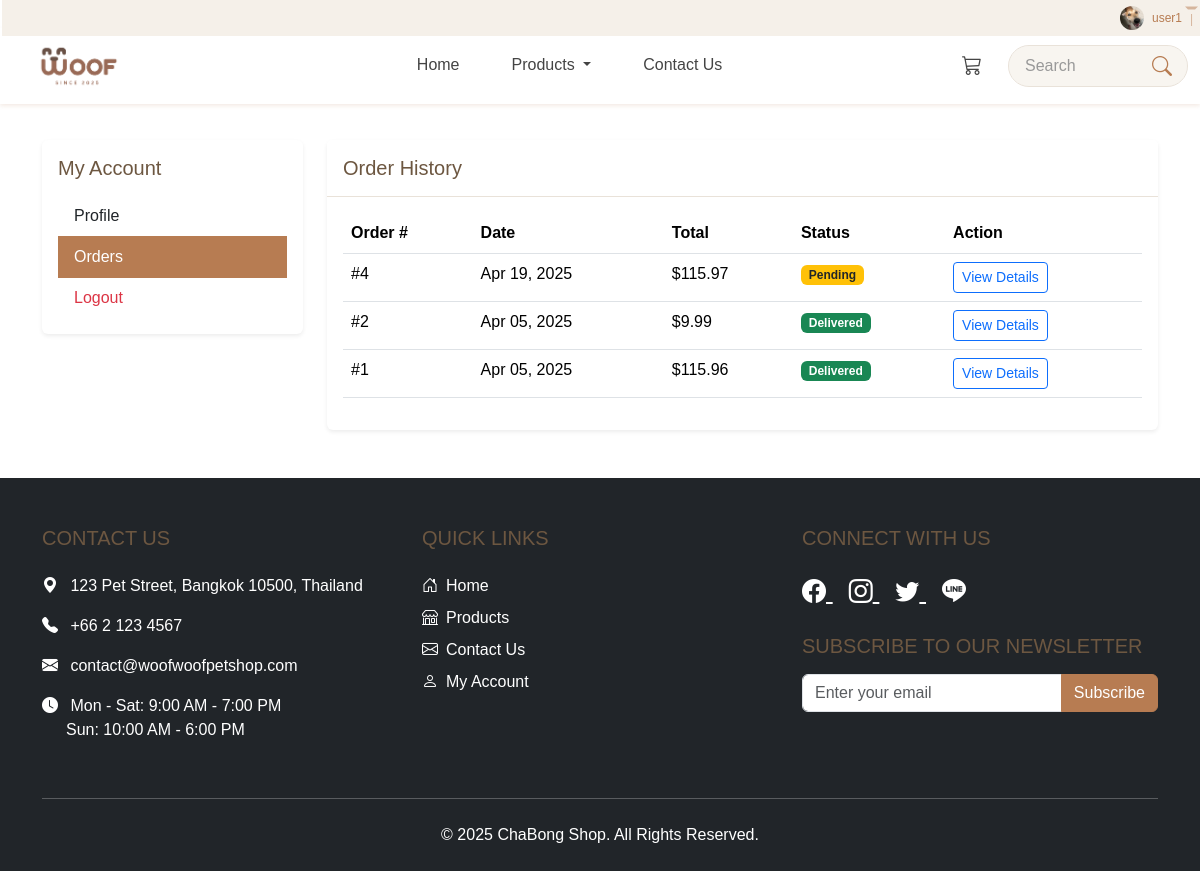
The app's page /user/orders (signed in), older data.
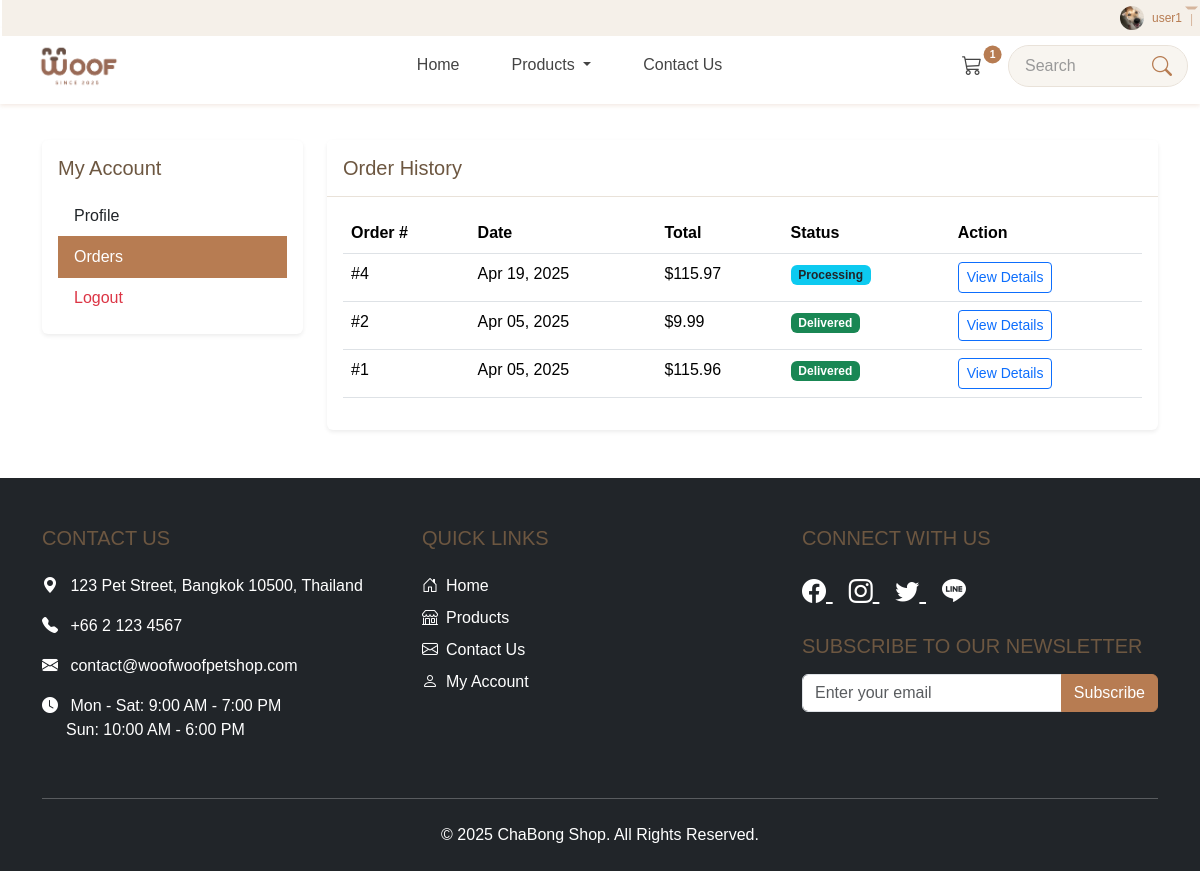
The same page, newer data.
### tables this page shows
CREATE TABLE `orders` (
  `id` int(11) NOT NULL,
  `user_id` int(11) NOT NULL,
  `name` varchar(100) NOT NULL,
  `email` varchar(100) NOT NULL,
  `address` varchar(255) NOT NULL,
  `city` varchar(100) NOT NULL,
  `postal_code` varchar(20) NOT NULL,
  `phone` varchar(20) DEFAULT NULL,
  `total_amount` decimal(10,2) NOT NULL,
  `status` enum('pending','processing','shipped','delivered','cancelled') NOT NULL DEFAULT 'pending',
  `created_at` timestamp NOT NULL DEFAULT current_timestamp(),
  `updated_at` timestamp NOT NULL DEFAULT current_timestamp() ON UPDATE current_timestamp()
);

### controllers/UserController.php (called while the page is built, shortened)
<?php
require_once 'includes/SessionManager.php';
class UserController {
    public function orders() {
        require_once 'models/Order.php';
        $orderModel = new Order();
        $orders = $orderModel->getOrdersByUserId($_SESSION['user_id']);
        include VIEWS_PATH . 'layouts/header.php';
        include VIEWS_PATH . 'user/orders.php';
        include VIEWS_PATH . 'layouts/footer.php';
    }
}

### config/database.php (called while the page is built, shortened)
<?php
class Database {
    private $host = 'localhost';
    private $username = 'root';
    private $password = '';
    private $dbname = 'chabong_shop';
    private $conn;
    public function __construct() {
        try {
            $this->conn = new mysqli($this->host, $this->username, $this->password, $this->dbname);
            $this->conn->set_charset("utf8mb4");
        } catch (Exception $e) {
            echo 'Database Connection Error: ' . $e->getMessage();
            exit;
        }
    }
    public function getConnection() {
        return $this->conn;
    }
}

### models/Order.php (called while the page is built, shortened)
<?php
class Order
{
    public $db;
    private $table = 'orders';
    public function __construct()
    {
        $database = new Database();
        $this->db = $database->getConnection();
    }
    public function getOrdersByUserId($userId)
    {
        $userId = (int)$userId;
        $sql = "SELECT * FROM {$this->table} WHERE user_id = {$userId} ORDER BY created_at DESC";
        return $this->db->query($sql);
    }
}

### includes/SessionManager.php (called while the page is built, shortened)
<?php
class SessionManager {
    public static function isUserLoggedIn() {
        return isset($_SESSION['user_id']) &&
               (!isset($_SESSION['user_type']) || $_SESSION['user_type'] === 'user');
    }
}

### models/Cart.php (called while the page is built, shortened)
<?php
class Cart {
    private $db;
    private $table = 'cart_items';
    public function __construct() {
        $database = new Database();
        $this->db = $database->getConnection();
    }
    public function countItems($userId) {
        $userId = (int)$userId;
        $sql = "SELECT COUNT(*) as count FROM {$this->table} WHERE user_id = {$userId}";
        $result = $this->db->query($sql);
        if ($result && $result->num_rows > 0) {
            return (int)$result->fetch_assoc()['count'];
        }
        return 0;
    }
}

### views/user/orders.php (the view, shortened to what the changed rows need)
<div class="container py-5">
    <div class="row">
        <div class="col-lg-9">
            <div class="card border-0 shadow-sm">
                <div class="card-body">
                    <?php if ($orders && $orders->num_rows > 0): ?>
                        <div class="table-responsive">
                            <table class="table table-hover">
                                <thead>
                                    <tr>
                                        <th>Order #</th>
                                        <th>Date</th>
                                        <th>Total</th>
                                        <th>Status</th>
                                        <th>Action</th>
                                    </tr>
                                </thead>
                                <tbody>
                                    <?php while ($order = $orders->fetch_assoc()): ?>
                                        <tr>
                                            <td>#<?php echo $order['id']; ?></td>
                                            <td><?php echo date('M d, Y', strtotime($order['created_at'])); ?></td>
                                            <td>$<?php echo number_format($order['total_amount'], 2); ?></td>
                                            <td>
                                                <?php
                                                $statusClass = 'bg-secondary';
                                                $statusText = ucfirst($order['status']);
                                                switch($order['status']) {
                                                    case 'pending':
                                                        $statusClass = 'bg-warning text-dark';
                                                        break;
                                                    case 'processing':
                                                        $statusClass = 'bg-info text-dark';
                                                        break;
                                                    case 'delivered':
                                                        $statusClass = 'bg-success';
                                                        break;
                                                }
                                                ?>
                                                <span class="badge <?php echo $statusClass; ?>"><?php echo $statusText; ?></span>
                                            </td>
                                            <td>
                                                <a href="<?php echo SITE_URL; ?>user/order-detail/<?php echo $order['id']; ?>" class="btn btn-sm btn-outline-primary">View Details</a>
                                            </td>
                                        </tr>
                                    <?php endwhile; ?>
                                </tbody>
                            </table>
                        </div>
                    <?php endif; ?>
                </div>
            </div>
        </div>
    </div>
</div>

### views/layouts/header.php (shortened to what the changed rows need)
<?php
require_once __DIR__ . '/../../includes/SessionManager.php';
?>
<!DOCTYPE html>
<html lang="en">
<head>
    <link href="https://cdn.jsdelivr.net/npm/bootstrap@5.3.3/dist/css/bootstrap.min.css" rel="stylesheet">
    <link rel="stylesheet" href="https://cdn.jsdelivr.net/npm/bootstrap-icons@1.11.3/font/bootstrap-icons.min.css">
    <link rel="stylesheet" href="<?php echo SITE_URL; ?>public/css/style.css">
    <link rel="stylesheet" href="<?php echo SITE_URL; ?>public/css/alert.css">
</head>
<body>
    <header>
                <?php if(SessionManager::isUserLoggedIn()): ?>
                        <?php
                        $db = new Database();
                        ?>
                <?php else: ?>
                    <a href="<?php echo SITE_URL; ?>user/login" class="utility-btn me-2">Sign In</a>
                    <a href="<?php echo SITE_URL; ?>user/signup" class="utility-btn">Sign Up</a>
                <?php endif; ?>
        <nav class="navbar navbar-expand-lg fixed-top">
            <div class="container-fluid">
                <?php if(SessionManager::isUserLoggedIn()): ?>
                        <?php
                        require_once 'models/Cart.php';
                        $cartModel = new Cart();
                        ?>
                <?php endif; ?>
                <?php if(SessionManager::isUserLoggedIn()): ?>
                <div class="nav-item d-none d-lg-block">
                    <a class="nav-link position-relative" href="<?php echo SITE_URL; ?>cart">
                        <i class="bi bi-cart3 fs-5"></i>
                        <?php
                        $cartCount = $cartModel->countItems($_SESSION['user_id']);
                        if ($cartCount > 0) {
                            echo '<span class="position-absolute top-0 start-100 translate-middle badge rounded-pill bg-primary">' . $cartCount . '</span>';
                        }
                        ?>
                    </a>
                </div>
                <?php endif; ?>
            </div>
        </nav>
    </header>
    <main>

Row changes from the older to the newer data that the page shows:
changed orders id 4: status "Pending" → "Processing"
Text that changed along with them:
$cartCount: (not shown) → "1"
